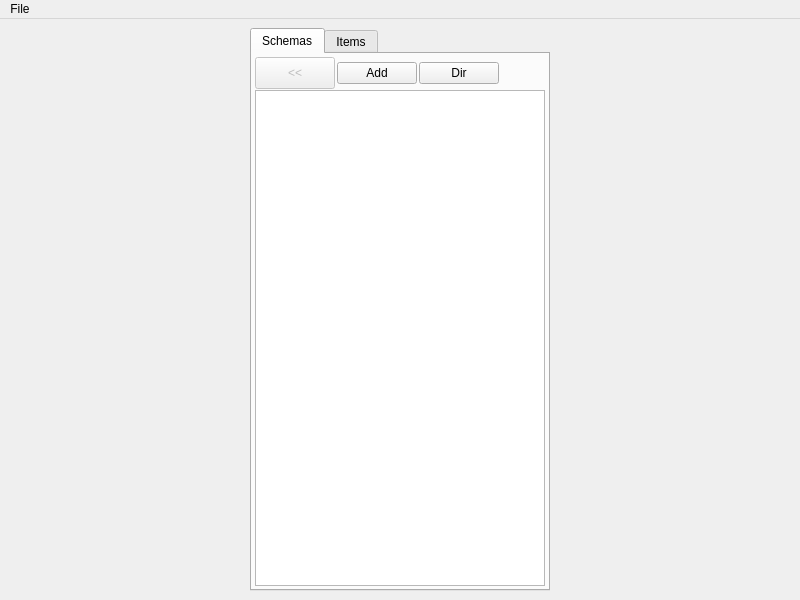
<?xml version="1.0" encoding="UTF-8"?>
<ui version="4.0">
 <class>MainWindow</class>
 <widget class="QMainWindow" name="MainWindow">
  <property name="geometry">
   <rect>
    <x>0</x>
    <y>0</y>
    <width>800</width>
    <height>600</height>
   </rect>
  </property>
  <property name="sizePolicy">
   <sizepolicy hsizetype="Expanding" vsizetype="Expanding">
    <horstretch>0</horstretch>
    <verstretch>0</verstretch>
   </sizepolicy>
  </property>
  <property name="windowTitle">
   <string>Production planner</string>
  </property>
  <widget class="QWidget" name="centralwidget">
   <property name="sizePolicy">
    <sizepolicy hsizetype="Expanding" vsizetype="Expanding">
     <horstretch>0</horstretch>
     <verstretch>0</verstretch>
    </sizepolicy>
   </property>
   <layout class="QHBoxLayout" name="horizontalLayout">
    <item>
     <widget class="QTabWidget" name="leftMenuWidget">
      <property name="minimumSize">
       <size>
        <width>300</width>
        <height>0</height>
       </size>
      </property>
      <property name="maximumSize">
       <size>
        <width>300</width>
        <height>16777215</height>
       </size>
      </property>
      <property name="currentIndex">
       <number>0</number>
      </property>
      <widget class="QWidget" name="tabSchemas">
       <property name="sizePolicy">
        <sizepolicy hsizetype="Expanding" vsizetype="Expanding">
         <horstretch>0</horstretch>
         <verstretch>0</verstretch>
        </sizepolicy>
       </property>
       <attribute name="title">
        <string>Schemas</string>
       </attribute>
       <layout class="QVBoxLayout" name="verticalLayout">
        <property name="spacing">
         <number>1</number>
        </property>
        <property name="leftMargin">
         <number>3</number>
        </property>
        <property name="topMargin">
         <number>3</number>
        </property>
        <property name="rightMargin">
         <number>3</number>
        </property>
        <property name="bottomMargin">
         <number>3</number>
        </property>
        <item>
         <widget class="QWidget" name="widgetBut" native="true">
          <property name="sizePolicy">
           <sizepolicy hsizetype="Expanding" vsizetype="Preferred">
            <horstretch>0</horstretch>
            <verstretch>0</verstretch>
           </sizepolicy>
          </property>
          <property name="minimumSize">
           <size>
            <width>0</width>
            <height>0</height>
           </size>
          </property>
          <layout class="QHBoxLayout" name="horizontalLayout_2">
           <property name="spacing">
            <number>2</number>
           </property>
           <property name="leftMargin">
            <number>0</number>
           </property>
           <property name="topMargin">
            <number>0</number>
           </property>
           <property name="rightMargin">
            <number>0</number>
           </property>
           <property name="bottomMargin">
            <number>0</number>
           </property>
           <item>
            <widget class="QPushButton" name="buttonBack">
             <property name="enabled">
              <bool>false</bool>
             </property>
             <property name="sizePolicy">
              <sizepolicy hsizetype="Fixed" vsizetype="Fixed">
               <horstretch>0</horstretch>
               <verstretch>0</verstretch>
              </sizepolicy>
             </property>
             <property name="minimumSize">
              <size>
               <width>32</width>
               <height>32</height>
              </size>
             </property>
             <property name="text">
              <string>&lt;&lt;</string>
             </property>
            </widget>
           </item>
           <item>
            <widget class="QPushButton" name="buttonAdd">
             <property name="sizePolicy">
              <sizepolicy hsizetype="Fixed" vsizetype="Fixed">
               <horstretch>0</horstretch>
               <verstretch>0</verstretch>
              </sizepolicy>
             </property>
             <property name="minimumSize">
              <size>
               <width>16</width>
               <height>16</height>
              </size>
             </property>
             <property name="text">
              <string>Add</string>
             </property>
            </widget>
           </item>
           <item>
            <widget class="QPushButton" name="buttonAddDir">
             <property name="minimumSize">
              <size>
               <width>16</width>
               <height>16</height>
              </size>
             </property>
             <property name="text">
              <string>Dir</string>
             </property>
            </widget>
           </item>
           <item>
            <widget class="QWidget" name="widget_2" native="true">
             <property name="sizePolicy">
              <sizepolicy hsizetype="Expanding" vsizetype="Preferred">
               <horstretch>0</horstretch>
               <verstretch>0</verstretch>
              </sizepolicy>
             </property>
            </widget>
           </item>
          </layout>
         </widget>
        </item>
        <item>
         <widget class="QListWidget" name="schemasList">
          <property name="dragEnabled">
           <bool>true</bool>
          </property>
          <property name="dragDropMode">
           <enum>QAbstractItemView::DragOnly</enum>
          </property>
          <property name="defaultDropAction">
           <enum>Qt::IgnoreAction</enum>
          </property>
          <property name="spacing">
           <number>0</number>
          </property>
         </widget>
        </item>
       </layout>
      </widget>
      <widget class="QWidget" name="tabItems">
       <property name="sizePolicy">
        <sizepolicy hsizetype="Expanding" vsizetype="Expanding">
         <horstretch>0</horstretch>
         <verstretch>0</verstretch>
        </sizepolicy>
       </property>
       <attribute name="title">
        <string>Items</string>
       </attribute>
       <layout class="QHBoxLayout" name="horizontalLayout_3">
        <property name="leftMargin">
         <number>3</number>
        </property>
        <property name="topMargin">
         <number>3</number>
        </property>
        <property name="rightMargin">
         <number>3</number>
        </property>
        <property name="bottomMargin">
         <number>3</number>
        </property>
        <item>
         <widget class="QListWidget" name="itemsView">
          <property name="sizePolicy">
           <sizepolicy hsizetype="Expanding" vsizetype="Expanding">
            <horstretch>0</horstretch>
            <verstretch>0</verstretch>
           </sizepolicy>
          </property>
          <property name="dragEnabled">
           <bool>true</bool>
          </property>
         </widget>
        </item>
       </layout>
      </widget>
     </widget>
    </item>
   </layout>
  </widget>
  <widget class="QMenuBar" name="menuBar">
   <property name="geometry">
    <rect>
     <x>0</x>
     <y>0</y>
     <width>800</width>
     <height>22</height>
    </rect>
   </property>
   <widget class="QMenu" name="menuFile">
    <property name="title">
     <string>File</string>
    </property>
    <addaction name="action111"/>
    <addaction name="separator"/>
    <addaction name="action222"/>
   </widget>
   <addaction name="menuFile"/>
  </widget>
  <action name="action111">
   <property name="text">
    <string>111</string>
   </property>
  </action>
  <action name="action222">
   <property name="text">
    <string>222</string>
   </property>
  </action>
 </widget>
 <resources/>
 <connections/>
</ui>
